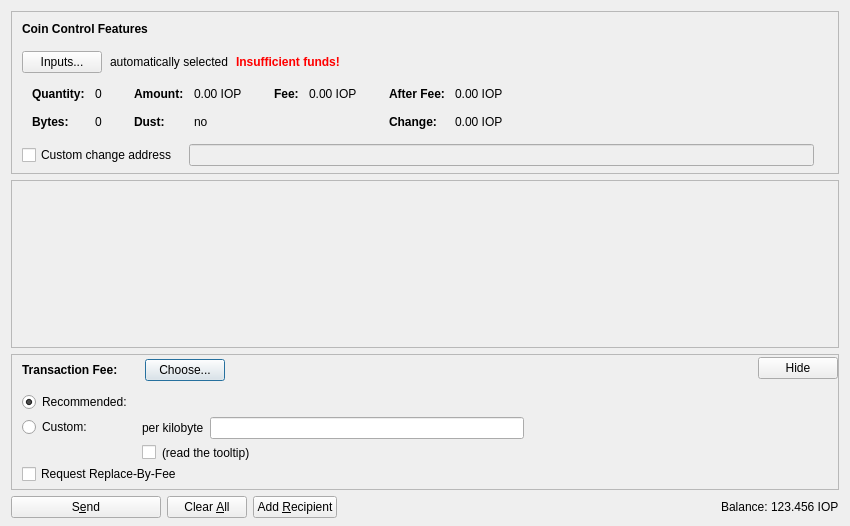
<?xml version="1.0" encoding="UTF-8"?>
<ui version="4.0">
 <class>SendCoinsDialog</class>
 <widget class="QDialog" name="SendCoinsDialog">
  <property name="geometry">
   <rect>
    <x>0</x>
    <y>0</y>
    <width>850</width>
    <height>526</height>
   </rect>
  </property>
  <property name="windowTitle">
   <string>Send Coins</string>
  </property>
  <layout class="QVBoxLayout" name="verticalLayout" stretch="0,1,0,0">
   <property name="bottomMargin">
    <number>8</number>
   </property>
   <item>
    <widget class="QFrame" name="frameCoinControl">
     <property name="sizePolicy">
      <sizepolicy hsizetype="Expanding" vsizetype="Expanding">
       <horstretch>0</horstretch>
       <verstretch>0</verstretch>
      </sizepolicy>
     </property>
     <property name="maximumSize">
      <size>
       <width>16777215</width>
       <height>16777215</height>
      </size>
     </property>
     <property name="frameShape">
      <enum>QFrame::StyledPanel</enum>
     </property>
     <property name="frameShadow">
      <enum>QFrame::Sunken</enum>
     </property>
     <layout class="QVBoxLayout" name="verticalLayoutCoinControl2">
      <property name="spacing">
       <number>0</number>
      </property>
      <property name="leftMargin">
       <number>0</number>
      </property>
      <property name="topMargin">
       <number>0</number>
      </property>
      <property name="rightMargin">
       <number>0</number>
      </property>
      <property name="bottomMargin">
       <number>6</number>
      </property>
      <item>
       <layout class="QVBoxLayout" name="verticalLayoutCoinControl" stretch="0,0,0,0,1">
        <property name="spacing">
         <number>0</number>
        </property>
        <property name="leftMargin">
         <number>10</number>
        </property>
        <property name="topMargin">
         <number>10</number>
        </property>
        <item>
         <layout class="QHBoxLayout" name="horizontalLayoutCoinControl1">
          <property name="bottomMargin">
           <number>15</number>
          </property>
          <item>
           <widget class="QLabel" name="labelCoinControlFeatures">
            <property name="sizePolicy">
             <sizepolicy hsizetype="Preferred" vsizetype="Maximum">
              <horstretch>0</horstretch>
              <verstretch>0</verstretch>
             </sizepolicy>
            </property>
            <property name="font">
             <font>
              <weight>75</weight>
              <bold>true</bold>
             </font>
            </property>
            <property name="styleSheet">
             <string notr="true">font-weight:bold;</string>
            </property>
            <property name="text">
             <string>Coin Control Features</string>
            </property>
           </widget>
          </item>
         </layout>
        </item>
        <item>
         <layout class="QHBoxLayout" name="horizontalLayoutCoinControl2" stretch="0,0,0,0">
          <property name="spacing">
           <number>8</number>
          </property>
          <property name="bottomMargin">
           <number>10</number>
          </property>
          <item>
           <widget class="QPushButton" name="pushButtonCoinControl">
            <property name="styleSheet">
             <string notr="true"/>
            </property>
            <property name="text">
             <string>Inputs...</string>
            </property>
            <property name="autoDefault">
             <bool>false</bool>
            </property>
           </widget>
          </item>
          <item>
           <widget class="QLabel" name="labelCoinControlAutomaticallySelected">
            <property name="text">
             <string>automatically selected</string>
            </property>
            <property name="margin">
             <number>5</number>
            </property>
           </widget>
          </item>
          <item>
           <widget class="QLabel" name="labelCoinControlInsuffFunds">
            <property name="font">
             <font>
              <weight>75</weight>
              <bold>true</bold>
             </font>
            </property>
            <property name="styleSheet">
             <string notr="true">color:red;font-weight:bold;</string>
            </property>
            <property name="text">
             <string>Insufficient funds!</string>
            </property>
            <property name="margin">
             <number>5</number>
            </property>
           </widget>
          </item>
          <item>
           <spacer name="horizontalSpacerCoinControl">
            <property name="orientation">
             <enum>Qt::Horizontal</enum>
            </property>
            <property name="sizeHint" stdset="0">
             <size>
              <width>40</width>
              <height>1</height>
             </size>
            </property>
           </spacer>
          </item>
         </layout>
        </item>
        <item>
         <widget class="QWidget" name="widgetCoinControl" native="true">
          <property name="sizePolicy">
           <sizepolicy hsizetype="Preferred" vsizetype="Preferred">
            <horstretch>0</horstretch>
            <verstretch>0</verstretch>
           </sizepolicy>
          </property>
          <property name="minimumSize">
           <size>
            <width>0</width>
            <height>0</height>
           </size>
          </property>
          <property name="styleSheet">
           <string notr="true"/>
          </property>
          <layout class="QHBoxLayout" name="horizontalLayoutCoinControl5">
           <property name="leftMargin">
            <number>0</number>
           </property>
           <property name="topMargin">
            <number>0</number>
           </property>
           <property name="rightMargin">
            <number>0</number>
           </property>
           <property name="bottomMargin">
            <number>0</number>
           </property>
           <item>
            <layout class="QHBoxLayout" name="horizontalLayoutCoinControl3" stretch="0,0,0,1">
             <property name="spacing">
              <number>20</number>
             </property>
             <property name="topMargin">
              <number>0</number>
             </property>
             <property name="bottomMargin">
              <number>10</number>
             </property>
             <item>
              <layout class="QFormLayout" name="formLayoutCoinControl1">
               <property name="horizontalSpacing">
                <number>10</number>
               </property>
               <property name="verticalSpacing">
                <number>14</number>
               </property>
               <property name="leftMargin">
                <number>10</number>
               </property>
               <property name="topMargin">
                <number>4</number>
               </property>
               <property name="rightMargin">
                <number>6</number>
               </property>
               <item row="0" column="0">
                <widget class="QLabel" name="labelCoinControlQuantityText">
                 <property name="font">
                  <font>
                   <weight>75</weight>
                   <bold>true</bold>
                  </font>
                 </property>
                 <property name="text">
                  <string>Quantity:</string>
                 </property>
                 <property name="margin">
                  <number>0</number>
                 </property>
                </widget>
               </item>
               <item row="0" column="1">
                <widget class="QLabel" name="labelCoinControlQuantity">
                 <property name="cursor">
                  <cursorShape>IBeamCursor</cursorShape>
                 </property>
                 <property name="contextMenuPolicy">
                  <enum>Qt::ActionsContextMenu</enum>
                 </property>
                 <property name="text">
                  <string notr="true">0</string>
                 </property>
                 <property name="margin">
                  <number>0</number>
                 </property>
                 <property name="textInteractionFlags">
                  <set>Qt::LinksAccessibleByMouse|Qt::TextSelectableByKeyboard|Qt::TextSelectableByMouse</set>
                 </property>
                </widget>
               </item>
               <item row="1" column="0">
                <widget class="QLabel" name="labelCoinControlBytesText">
                 <property name="font">
                  <font>
                   <weight>75</weight>
                   <bold>true</bold>
                  </font>
                 </property>
                 <property name="text">
                  <string>Bytes:</string>
                 </property>
                </widget>
               </item>
               <item row="1" column="1">
                <widget class="QLabel" name="labelCoinControlBytes">
                 <property name="cursor">
                  <cursorShape>IBeamCursor</cursorShape>
                 </property>
                 <property name="contextMenuPolicy">
                  <enum>Qt::ActionsContextMenu</enum>
                 </property>
                 <property name="text">
                  <string notr="true">0</string>
                 </property>
                 <property name="textInteractionFlags">
                  <set>Qt::LinksAccessibleByMouse|Qt::TextSelectableByKeyboard|Qt::TextSelectableByMouse</set>
                 </property>
                </widget>
               </item>
              </layout>
             </item>
             <item>
              <layout class="QFormLayout" name="formLayoutCoinControl2">
               <property name="horizontalSpacing">
                <number>10</number>
               </property>
               <property name="verticalSpacing">
                <number>14</number>
               </property>
               <property name="leftMargin">
                <number>6</number>
               </property>
               <property name="topMargin">
                <number>4</number>
               </property>
               <property name="rightMargin">
                <number>6</number>
               </property>
               <item row="0" column="0">
                <widget class="QLabel" name="labelCoinControlAmountText">
                 <property name="font">
                  <font>
                   <weight>75</weight>
                   <bold>true</bold>
                  </font>
                 </property>
                 <property name="text">
                  <string>Amount:</string>
                 </property>
                 <property name="margin">
                  <number>0</number>
                 </property>
                </widget>
               </item>
               <item row="0" column="1">
                <widget class="QLabel" name="labelCoinControlAmount">
                 <property name="cursor">
                  <cursorShape>IBeamCursor</cursorShape>
                 </property>
                 <property name="contextMenuPolicy">
                  <enum>Qt::ActionsContextMenu</enum>
                 </property>
                 <property name="text">
                  <string notr="true">0.00 IOP</string>
                 </property>
                 <property name="textInteractionFlags">
                  <set>Qt::LinksAccessibleByMouse|Qt::TextSelectableByKeyboard|Qt::TextSelectableByMouse</set>
                 </property>
                </widget>
               </item>
               <item row="1" column="0">
                <widget class="QLabel" name="labelCoinControlLowOutputText">
                 <property name="font">
                  <font>
                   <weight>75</weight>
                   <bold>true</bold>
                  </font>
                 </property>
                 <property name="text">
                  <string>Dust:</string>
                 </property>
                </widget>
               </item>
               <item row="1" column="1">
                <widget class="QLabel" name="labelCoinControlLowOutput">
                 <property name="cursor">
                  <cursorShape>IBeamCursor</cursorShape>
                 </property>
                 <property name="contextMenuPolicy">
                  <enum>Qt::ActionsContextMenu</enum>
                 </property>
                 <property name="text">
                  <string notr="true">no</string>
                 </property>
                 <property name="textInteractionFlags">
                  <set>Qt::LinksAccessibleByMouse|Qt::TextSelectableByKeyboard|Qt::TextSelectableByMouse</set>
                 </property>
                </widget>
               </item>
              </layout>
             </item>
             <item>
              <layout class="QFormLayout" name="formLayoutCoinControl3">
               <property name="horizontalSpacing">
                <number>10</number>
               </property>
               <property name="verticalSpacing">
                <number>14</number>
               </property>
               <property name="leftMargin">
                <number>6</number>
               </property>
               <property name="topMargin">
                <number>4</number>
               </property>
               <property name="rightMargin">
                <number>6</number>
               </property>
               <item row="0" column="0">
                <widget class="QLabel" name="labelCoinControlFeeText">
                 <property name="font">
                  <font>
                   <weight>75</weight>
                   <bold>true</bold>
                  </font>
                 </property>
                 <property name="text">
                  <string>Fee:</string>
                 </property>
                 <property name="margin">
                  <number>0</number>
                 </property>
                </widget>
               </item>
               <item row="0" column="1">
                <widget class="QLabel" name="labelCoinControlFee">
                 <property name="cursor">
                  <cursorShape>IBeamCursor</cursorShape>
                 </property>
                 <property name="contextMenuPolicy">
                  <enum>Qt::ActionsContextMenu</enum>
                 </property>
                 <property name="text">
                  <string notr="true">0.00 IOP</string>
                 </property>
                 <property name="textInteractionFlags">
                  <set>Qt::LinksAccessibleByMouse|Qt::TextSelectableByKeyboard|Qt::TextSelectableByMouse</set>
                 </property>
                </widget>
               </item>
              </layout>
             </item>
             <item>
              <layout class="QFormLayout" name="formLayoutCoinControl4">
               <property name="horizontalSpacing">
                <number>10</number>
               </property>
               <property name="verticalSpacing">
                <number>14</number>
               </property>
               <property name="leftMargin">
                <number>6</number>
               </property>
               <property name="topMargin">
                <number>4</number>
               </property>
               <property name="rightMargin">
                <number>6</number>
               </property>
               <item row="0" column="0">
                <widget class="QLabel" name="labelCoinControlAfterFeeText">
                 <property name="font">
                  <font>
                   <weight>75</weight>
                   <bold>true</bold>
                  </font>
                 </property>
                 <property name="text">
                  <string>After Fee:</string>
                 </property>
                 <property name="margin">
                  <number>0</number>
                 </property>
                </widget>
               </item>
               <item row="0" column="1">
                <widget class="QLabel" name="labelCoinControlAfterFee">
                 <property name="cursor">
                  <cursorShape>IBeamCursor</cursorShape>
                 </property>
                 <property name="contextMenuPolicy">
                  <enum>Qt::ActionsContextMenu</enum>
                 </property>
                 <property name="text">
                  <string notr="true">0.00 IOP</string>
                 </property>
                 <property name="textInteractionFlags">
                  <set>Qt::LinksAccessibleByMouse|Qt::TextSelectableByKeyboard|Qt::TextSelectableByMouse</set>
                 </property>
                </widget>
               </item>
               <item row="1" column="0">
                <widget class="QLabel" name="labelCoinControlChangeText">
                 <property name="font">
                  <font>
                   <weight>75</weight>
                   <bold>true</bold>
                  </font>
                 </property>
                 <property name="text">
                  <string>Change:</string>
                 </property>
                </widget>
               </item>
               <item row="1" column="1">
                <widget class="QLabel" name="labelCoinControlChange">
                 <property name="cursor">
                  <cursorShape>IBeamCursor</cursorShape>
                 </property>
                 <property name="contextMenuPolicy">
                  <enum>Qt::ActionsContextMenu</enum>
                 </property>
                 <property name="text">
                  <string notr="true">0.00 IOP</string>
                 </property>
                 <property name="textInteractionFlags">
                  <set>Qt::LinksAccessibleByMouse|Qt::TextSelectableByKeyboard|Qt::TextSelectableByMouse</set>
                 </property>
                </widget>
               </item>
              </layout>
             </item>
            </layout>
           </item>
          </layout>
         </widget>
        </item>
        <item>
         <layout class="QHBoxLayout" name="horizontalLayoutCoinControl4" stretch="0,0,0">
          <property name="spacing">
           <number>12</number>
          </property>
          <property name="sizeConstraint">
           <enum>QLayout::SetDefaultConstraint</enum>
          </property>
          <property name="topMargin">
           <number>5</number>
          </property>
          <property name="rightMargin">
           <number>5</number>
          </property>
          <item>
           <widget class="QCheckBox" name="checkBoxCoinControlChange">
            <property name="toolTip">
             <string>If this is activated, but the change address is empty or invalid, change will be sent to a newly generated address.</string>
            </property>
            <property name="text">
             <string>Custom change address</string>
            </property>
           </widget>
          </item>
          <item>
           <widget class="QValidatedLineEdit" name="lineEditCoinControlChange">
            <property name="enabled">
             <bool>false</bool>
            </property>
            <property name="sizePolicy">
             <sizepolicy hsizetype="Expanding" vsizetype="Fixed">
              <horstretch>0</horstretch>
              <verstretch>0</verstretch>
             </sizepolicy>
            </property>
           </widget>
          </item>
          <item>
           <widget class="QLabel" name="labelCoinControlChangeLabel">
            <property name="sizePolicy">
             <sizepolicy hsizetype="Preferred" vsizetype="Expanding">
              <horstretch>0</horstretch>
              <verstretch>0</verstretch>
             </sizepolicy>
            </property>
            <property name="minimumSize">
             <size>
              <width>0</width>
              <height>0</height>
             </size>
            </property>
            <property name="text">
             <string/>
            </property>
            <property name="margin">
             <number>3</number>
            </property>
           </widget>
          </item>
         </layout>
        </item>
        <item>
         <spacer name="verticalSpacerCoinControl">
          <property name="orientation">
           <enum>Qt::Vertical</enum>
          </property>
          <property name="sizeHint" stdset="0">
           <size>
            <width>800</width>
            <height>1</height>
           </size>
          </property>
         </spacer>
        </item>
       </layout>
      </item>
     </layout>
    </widget>
   </item>
   <item>
    <widget class="QScrollArea" name="scrollArea">
     <property name="widgetResizable">
      <bool>true</bool>
     </property>
     <widget class="QWidget" name="scrollAreaWidgetContents">
      <property name="geometry">
       <rect>
        <x>0</x>
        <y>0</y>
        <width>830</width>
        <height>104</height>
       </rect>
      </property>
      <layout class="QVBoxLayout" name="verticalLayout_2" stretch="0,1">
       <property name="leftMargin">
        <number>0</number>
       </property>
       <property name="topMargin">
        <number>0</number>
       </property>
       <property name="rightMargin">
        <number>0</number>
       </property>
       <property name="bottomMargin">
        <number>0</number>
       </property>
       <item>
        <layout class="QVBoxLayout" name="entries">
         <property name="spacing">
          <number>6</number>
         </property>
        </layout>
       </item>
       <item>
        <spacer name="verticalSpacer">
         <property name="orientation">
          <enum>Qt::Vertical</enum>
         </property>
         <property name="sizeHint" stdset="0">
          <size>
           <width>20</width>
           <height>40</height>
          </size>
         </property>
        </spacer>
       </item>
      </layout>
     </widget>
    </widget>
   </item>
   <item>
    <widget class="QFrame" name="frameFee">
     <property name="sizePolicy">
      <sizepolicy hsizetype="Expanding" vsizetype="Expanding">
       <horstretch>0</horstretch>
       <verstretch>0</verstretch>
      </sizepolicy>
     </property>
     <property name="maximumSize">
      <size>
       <width>16777215</width>
       <height>16777215</height>
      </size>
     </property>
     <property name="frameShape">
      <enum>QFrame::StyledPanel</enum>
     </property>
     <property name="frameShadow">
      <enum>QFrame::Sunken</enum>
     </property>
     <layout class="QVBoxLayout" name="verticalLayoutFee1">
      <property name="spacing">
       <number>0</number>
      </property>
      <property name="leftMargin">
       <number>0</number>
      </property>
      <property name="topMargin">
       <number>0</number>
      </property>
      <property name="rightMargin">
       <number>0</number>
      </property>
      <property name="bottomMargin">
       <number>0</number>
      </property>
      <item>
       <layout class="QVBoxLayout" name="verticalLayoutFee2" stretch="0,0,0">
        <property name="spacing">
         <number>0</number>
        </property>
        <property name="leftMargin">
         <number>10</number>
        </property>
        <property name="topMargin">
         <number>0</number>
        </property>
        <item>
         <layout class="QHBoxLayout" name="horizontalLayoutFee1">
          <property name="bottomMargin">
           <number>0</number>
          </property>
          <item>
           <layout class="QVBoxLayout" name="verticalLayoutFee7">
            <property name="spacing">
             <number>0</number>
            </property>
            <item>
             <spacer name="verticalSpacerSmartFee">
              <property name="orientation">
               <enum>Qt::Vertical</enum>
              </property>
              <property name="sizeType">
               <enum>QSizePolicy::Fixed</enum>
              </property>
              <property name="sizeHint" stdset="0">
               <size>
                <width>1</width>
                <height>4</height>
               </size>
              </property>
             </spacer>
            </item>
            <item>
             <layout class="QHBoxLayout" name="horizontalLayoutSmartFee">
              <property name="spacing">
               <number>10</number>
              </property>
              <item>
               <widget class="QLabel" name="labelFeeHeadline">
                <property name="sizePolicy">
                 <sizepolicy hsizetype="Preferred" vsizetype="Maximum">
                  <horstretch>0</horstretch>
                  <verstretch>0</verstretch>
                 </sizepolicy>
                </property>
                <property name="font">
                 <font>
                  <weight>75</weight>
                  <bold>true</bold>
                 </font>
                </property>
                <property name="styleSheet">
                 <string notr="true">font-weight:bold;</string>
                </property>
                <property name="text">
                 <string>Transaction Fee:</string>
                </property>
               </widget>
              </item>
              <item>
               <widget class="QLabel" name="labelFeeMinimized">
                <property name="text">
                 <string/>
                </property>
               </widget>
              </item>
              <item>
               <widget class="QPushButton" name="buttonChooseFee">
                <property name="text">
                 <string>Choose...</string>
                </property>
               </widget>
              </item>
             </layout>
            </item>
            <item>
             <spacer name="verticalSpacer_5">
              <property name="orientation">
               <enum>Qt::Vertical</enum>
              </property>
              <property name="sizeHint" stdset="0">
               <size>
                <width>1</width>
                <height>1</height>
               </size>
              </property>
             </spacer>
            </item>
           </layout>
          </item>
          <!--<item>
           <widget class="QLabel" name="fallbackFeeWarningLabel">
            <property name="toolTip">
             <string>Using the fallbackfee can result in sending a transaction that will take several hours or days (or never) to confirm. Consider choosing your fee manually or wait until you have validated the complete chain.</string>
            </property>
            <property name="font">
            <font>
                <weight>75</weight>
                <bold>true</bold>
            </font>
            </property>
            <property name="text">
             <string>Warning: Fee estimation is currently not possible.</string>
            </property>
            <property name="wordWrap">
             <bool>false</bool>
            </property>
           </widget>
          </item>-->
          <item>
           <spacer name="horizontalSpacer_4">
            <property name="orientation">
             <enum>Qt::Horizontal</enum>
            </property>
            <property name="sizeType">
             <enum>QSizePolicy::MinimumExpanding</enum>
            </property>
            <property name="sizeHint" stdset="0">
             <size>
              <width>40</width>
              <height>20</height>
             </size>
            </property>
           </spacer>
          </item>
          <item>
           <widget class="QPushButton" name="buttonMinimizeFee">
            <property name="toolTip">
             <string>collapse fee-settings</string>
            </property>
            <property name="text">
             <string>Hide</string>
            </property>
           </widget>
          </item>
         </layout>
        </item>
        <item>
         <widget class="QFrame" name="frameFeeSelection">
          <layout class="QVBoxLayout" name="verticalLayoutFee12">
           <property name="spacing">
            <number>0</number>
           </property>
           <property name="leftMargin">
            <number>0</number>
           </property>
           <property name="topMargin">
            <number>0</number>
           </property>
           <property name="rightMargin">
            <number>0</number>
           </property>
           <property name="bottomMargin">
            <number>0</number>
           </property>
           <item>
            <layout class="QGridLayout" name="gridLayoutFee">
             <property name="topMargin">
              <number>10</number>
             </property>
             <property name="bottomMargin">
              <number>4</number>
             </property>
             <property name="horizontalSpacing">
              <number>10</number>
             </property>
             <property name="verticalSpacing">
              <number>4</number>
             </property>
             <item row="1" column="1">
              <layout class="QVBoxLayout" name="verticalLayoutFee8">
               <property name="spacing">
                <number>6</number>
               </property>
               <item>
                <layout class="QHBoxLayout" name="horizontalLayoutFee13">
                 <item>
                  <widget class="QLabel" name="labelCustomPerKilobyte">
                   <property name="toolTip">
                    <string>If the custom fee is set to 1000 satoshis and the transaction is only 250 bytes, then &quot;per kilobyte&quot; only pays 250 satoshis in fee, while &quot;total at least&quot; pays 1000 satoshis. For transactions bigger than a kilobyte both pay by kilobyte.</string>
                   </property>
                   <property name="text">
                    <string>per kilobyte</string>
                   </property>
                  </widget>
                 </item>
                 <item>
                  <widget class="IoPAmountField" name="customFee"/>
                 </item>
                 <item>
                  <spacer name="horizontalSpacer_6">
                   <property name="orientation">
                    <enum>Qt::Horizontal</enum>
                   </property>
                   <property name="sizeHint" stdset="0">
                    <size>
                     <width>1</width>
                     <height>1</height>
                    </size>
                   </property>
                  </spacer>
                 </item>
                </layout>
               </item>
               <item>
                <layout class="QHBoxLayout" name="horizontalLayoutFee8">
                 <item>
                  <widget class="QCheckBox" name="checkBoxMinimumFee">
                   <property name="toolTip">
                    <string>Paying only the minimum fee is just fine as long as there is less transaction volume than space in the blocks. But be aware that this can end up in a never confirming transaction once there is more demand for iop transactions than the network can process.</string>
                   </property>
                   <property name="text">
                    <string/>
                   </property>
                  </widget>
                 </item>
                 <item>
                  <widget class="QLabel" name="labelMinFeeWarning">
                   <property name="enabled">
                    <bool>true</bool>
                   </property>
                   <property name="toolTip">
                    <string>Paying only the minimum fee is just fine as long as there is less transaction volume than space in the blocks. But be aware that this can end up in a never confirming transaction once there is more demand for iop transactions than the network can process.</string>
                   </property>
                   <property name="text">
                    <string>(read the tooltip)</string>
                   </property>
                   <property name="margin">
                    <number>5</number>
                   </property>
                  </widget>
                 </item>
                 <item>
                  <spacer name="horizontalSpacer_2">
                   <property name="orientation">
                    <enum>Qt::Horizontal</enum>
                   </property>
                   <property name="sizeHint" stdset="0">
                    <size>
                     <width>1</width>
                     <height>1</height>
                    </size>
                   </property>
                  </spacer>
                 </item>
                </layout>
               </item>
              </layout>
             </item>
             <item row="0" column="0">
              <layout class="QVBoxLayout" name="verticalLayoutFee4" stretch="0,1">
               <item>
                <widget class="QRadioButton" name="radioSmartFee">
                 <property name="text">
                  <string>Recommended:</string>
                 </property>
                 <property name="checked">
                  <bool>true</bool>
                 </property>
                 <attribute name="buttonGroup">
                  <string notr="true">groupFee</string>
                 </attribute>
                </widget>
               </item>
               <item>
                <spacer name="verticalSpacer_2">
                 <property name="orientation">
                  <enum>Qt::Vertical</enum>
                 </property>
                 <property name="sizeHint" stdset="0">
                  <size>
                   <width>1</width>
                   <height>1</height>
                  </size>
                 </property>
                </spacer>
               </item>
              </layout>
             </item>
             <item row="1" column="0">
              <layout class="QVBoxLayout" name="verticalLayoutFee9" stretch="0,1">
               <item>
                <widget class="QRadioButton" name="radioCustomFee">
                 <property name="text">
                  <string>Custom:</string>
                 </property>
                 <attribute name="buttonGroup">
                  <string notr="true">groupFee</string>
                 </attribute>
                </widget>
               </item>
               <item>
                <spacer name="verticalSpacer_6">
                 <property name="orientation">
                  <enum>Qt::Vertical</enum>
                 </property>
                 <property name="sizeHint" stdset="0">
                  <size>
                   <width>1</width>
                   <height>1</height>
                  </size>
                 </property>
                </spacer>
               </item>
              </layout>
             </item>
             <item row="0" column="1">
              <layout class="QVBoxLayout" name="verticalLayoutFee3" stretch="0,0,1">
               <property name="spacing">
                <number>6</number>
               </property>
               <property name="topMargin">
                <number>2</number>
               </property>
               <item>
                <layout class="QHBoxLayout" name="horizontalLayoutFee12">
                 <item>
                  <widget class="QLabel" name="labelSmartFee">
                   <property name="text">
                    <string/>
                   </property>
                   <property name="margin">
                    <number>2</number>
                   </property>
                  </widget>
                 </item>
                 <item>
                  <widget class="QLabel" name="labelFeeEstimation">
                   <property name="text">
                    <string/>
                   </property>
                  </widget>
                 </item>
                 <!--<item>
                  <widget class="QLabel" name="labelSmartFee2">
                   <property name="text">
                    <string>(Smart fee not initialized yet. This usually takes a few blocks...)</string>
                   </property>
                   <property name="margin">
                    <number>2</number>
                   </property>
                  </widget>
                 </item>-->
                 <item>
                  <spacer name="horizontalSpacer_5">
                   <property name="orientation">
                    <enum>Qt::Horizontal</enum>
                   </property>
                   <property name="sizeHint" stdset="0">
                    <size>
                     <width>1</width>
                     <height>1</height>
                    </size>
                   </property>
                  </spacer>
                 </item>
                </layout>
               </item>
               <!--<item>
                <layout class="QHBoxLayout" name="horizontalLayoutFee9">
                 <item>
                  <layout class="QVBoxLayout" name="verticalLayoutFee6">
                   <item>
                    <widget class="QLabel" name="labelSmartFee3">
                     <property name="text">
                      <string>Confirmation time target:</string>
                     </property>
                     <property name="margin">
                      <number>2</number>
                     </property>
                    </widget>
                   </item>
                   <item>
                    <spacer name="verticalSpacer_3">
                     <property name="orientation">
                      <enum>Qt::Vertical</enum>
                     </property>
                     <property name="sizeHint" stdset="0">
                      <size>
                       <width>1</width>
                       <height>1</height>
                      </size>
                     </property>
                    </spacer>
                   </item>
                  </layout>
                 </item>
                 <item>
                  <layout class="QVBoxLayout" name="verticalLayoutFee5">
                   <property name="rightMargin">
                    <number>30</number>
                   </property>
                   <item>
                    <layout class="QHBoxLayout" name="horizontalLayoutConfTarget">
                     <property name="bottomMargin">
                      <number>0</number>
                     </property>
                     <item>
                      <widget class="QComboBox" name="confTargetSelector"/>
                     </item>
                     <item>
                      <spacer name="horizontalSpacerConfTarget">
                       <property name="orientation">
                        <enum>Qt::Horizontal</enum>
                       </property>
                       <property name="sizeHint" stdset="0">
                        <size>
                         <width>40</width>
                         <height>20</height>
                        </size>
                       </property>
                      </spacer>
                     </item>
                    </layout>
                   </item>
                  </layout>
                 </item>
                </layout>
               </item>-->
               <item>
                <spacer name="verticalSpacer_4">
                 <property name="orientation">
                  <enum>Qt::Vertical</enum>
                 </property>
                 <property name="sizeHint" stdset="0">
                  <size>
                   <width>1</width>
                   <height>1</height>
                  </size>
                 </property>
                </spacer>
               </item>-->
              </layout>
             </item>
            </layout>
           </item>
           <item>
            <widget class="QCheckBox" name="optInRBF">
             <property name="text">
              <string>Request Replace-By-Fee</string>
             </property>
             <property name="toolTip">
              <string>Indicates that the sender may wish to replace this transaction with a new one paying higher fees (prior to being confirmed).</string>
             </property>
            </widget>
           </item>
          </layout>
         </widget>
        </item>
        <item>
         <spacer name="verticalSpacerFee">
          <property name="orientation">
           <enum>Qt::Vertical</enum>
          </property>
          <property name="sizeHint" stdset="0">
           <size>
            <width>40</width>
            <height>5</height>
           </size>
          </property>
         </spacer>
        </item>
       </layout>
      </item>
     </layout>
    </widget>
   </item>
   <item>
    <layout class="QHBoxLayout" name="horizontalLayout">
     <item>
      <widget class="QPushButton" name="sendButton">
       <property name="minimumSize">
        <size>
         <width>150</width>
         <height>0</height>
        </size>
       </property>
       <property name="toolTip">
        <string>Confirm the send action</string>
       </property>
       <property name="text">
        <string>S&amp;end</string>
       </property>
       <property name="icon">
        <iconset resource="../iop.qrc">
         <normaloff>:/icons/send</normaloff>:/icons/send</iconset>
       </property>
       <property name="autoDefault">
        <bool>false</bool>
       </property>
       <property name="default">
        <bool>false</bool>
       </property>
      </widget>
     </item>
     <item>
      <widget class="QPushButton" name="clearButton">
       <property name="sizePolicy">
        <sizepolicy hsizetype="Minimum" vsizetype="Fixed">
         <horstretch>0</horstretch>
         <verstretch>0</verstretch>
        </sizepolicy>
       </property>
       <property name="toolTip">
        <string>Clear all fields of the form.</string>
       </property>
       <property name="text">
        <string>Clear &amp;All</string>
       </property>
       <property name="icon">
        <iconset resource="../iop.qrc">
         <normaloff>:/icons/remove</normaloff>:/icons/remove</iconset>
       </property>
       <property name="autoDefault">
        <bool>false</bool>
       </property>
      </widget>
     </item>
     <item>
      <widget class="QPushButton" name="addButton">
       <property name="toolTip">
        <string>Send to multiple recipients at once</string>
       </property>
       <property name="text">
        <string>Add &amp;Recipient</string>
       </property>
       <property name="icon">
        <iconset resource="../iop.qrc">
         <normaloff>:/icons/add</normaloff>:/icons/add</iconset>
       </property>
       <property name="autoDefault">
        <bool>false</bool>
       </property>
      </widget>
     </item>
     <item>
      <spacer name="horizontalSpacer">
       <property name="orientation">
        <enum>Qt::Horizontal</enum>
       </property>
       <property name="sizeHint" stdset="0">
        <size>
         <width>40</width>
         <height>20</height>
        </size>
       </property>
      </spacer>
     </item>
     <item>
      <layout class="QHBoxLayout" name="horizontalLayout_2">
       <property name="spacing">
        <number>3</number>
       </property>
       <item>
        <widget class="QLabel" name="label">
         <property name="sizePolicy">
          <sizepolicy hsizetype="Preferred" vsizetype="Fixed">
           <horstretch>0</horstretch>
           <verstretch>0</verstretch>
          </sizepolicy>
         </property>
         <property name="text">
          <string>Balance:</string>
         </property>
        </widget>
       </item>
       <item>
        <widget class="QLabel" name="labelBalance">
         <property name="sizePolicy">
          <sizepolicy hsizetype="Preferred" vsizetype="Fixed">
           <horstretch>0</horstretch>
           <verstretch>0</verstretch>
          </sizepolicy>
         </property>
         <property name="cursor">
          <cursorShape>IBeamCursor</cursorShape>
         </property>
         <property name="text">
          <string notr="true">123.456 IOP</string>
         </property>
         <property name="textInteractionFlags">
          <set>Qt::LinksAccessibleByMouse|Qt::TextSelectableByKeyboard|Qt::TextSelectableByMouse</set>
         </property>
        </widget>
       </item>
      </layout>
     </item>
    </layout>
   </item>
  </layout>
 </widget>
 <customwidgets>
  <customwidget>
   <class>QValidatedLineEdit</class>
   <extends>QLineEdit</extends>
   <header>qvalidatedlineedit.h</header>
  </customwidget>
  <customwidget>
   <class>IoPAmountField</class>
   <extends>QLineEdit</extends>
   <header>iopamountfield.h</header>
   <container>1</container>
  </customwidget>
 </customwidgets>
 <resources>
  <include location="../iop.qrc"/>
 </resources>
 <connections/>
 <buttongroups>
  <buttongroup name="groupFee"/>
 </buttongroups>
</ui>
